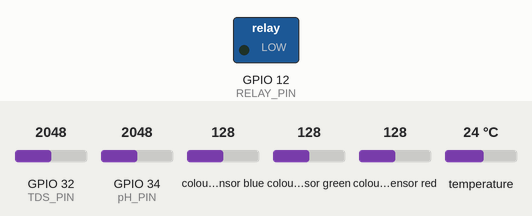
A sketch run on a simulated ESP32. On the bench: switched loads named in the sketch (green lamp = pin HIGH). The test bench sets the inputs (shaded band); at power-on: GPIO 32 (TDS_PIN) = 2048, GPIO 34 (pH_PIN) = 2048, colour sensor blue 128, colour sensor green 128, colour sensor red 128, temperature 24 °C. WiFi joins after 1.5 s; servers stay silent unless stated; what the sketch prints to the serial monitor is not drawn.

Above: at 2.1 s.
At 128.2 s:
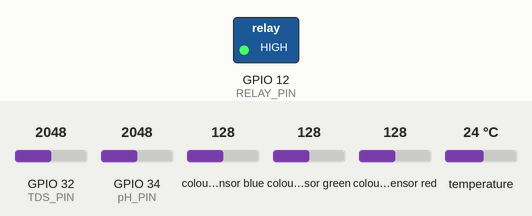
Timing chart, 0 to 129.7 s (numbered marks = the images above):
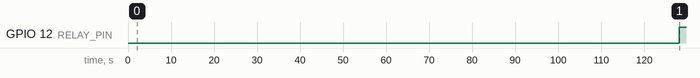

Measured:
- by itself, GPIO 12 (RELAY_PIN): LOW → HIGH at 128 s

The sketch:

hydroponic_sys.ino
```cpp
#include <Wire.h>
#include "Adafruit_TCS34725.h"
#include <OneWire.h>
#include <DallasTemperature.h>
#include <WiFi.h>  // Include the Wi-Fi library

// RGB sensor initialization
Adafruit_TCS34725 tcs = Adafruit_TCS34725(TCS34725_INTEGRATIONTIME_50MS, TCS34725_GAIN_1X);

// Define the pins for the TDS, pH, DS18B20 sensors, and Relay
#define TDS_PIN 32  // TDS sensor connected to GPIO 32
#define pH_PIN 34   // pH sensor connected to GPIO 34
#define RELAY_PIN 12  // Relay connected to GPIO 12
const int oneWireBus = 35; // DS18B20 temperature sensor connected to GPIO 35

// Setup a oneWire instance to communicate with any OneWire devices (DS18B20)
OneWire oneWire(oneWireBus);

// Pass our oneWire reference to Dallas Temperature sensor
DallasTemperature sensors(&oneWire);

// Timer variables for relay control
unsigned long previousMillis = 0;
const unsigned long interval = 120000;  // 2 minutes (120,000 ms)

// Calibration values for pH sensor (adjust based on your specific sensor)
float voltageOffset = 0.0;  // Adjust if your pH sensor has an offset
float pHScale = 3.5;        // Adjust the scaling factor if needed

// Initialize entry_id to count loops
int entry_id = 1;

// Wi-Fi Credentials
const char* ssid = "vjnhere";          // Replace with your Wi-Fi SSID
const char* password = "Vijayan004";  // Replace with your Wi-Fi password

// ThingSpeak Configuration
const char* server = "api.thingspeak.com";
const char* apiKey = "86A7WERB9IQ91N71"; // Replace with your ThingSpeak Write API Key

void setup() {
  Serial.begin(115200);

  // Initialize Wi-Fi connection
  WiFi.begin(ssid, password);
  while (WiFi.status() != WL_CONNECTED) {
    delay(1000);
    Serial.println("Connecting to WiFi...");
  }
  Serial.println("Connected to WiFi");

  // Initialize TCS34725 RGB sensor
  if (tcs.begin()) {
    Serial.println("Hydroponic System found");
  } else {
    Serial.println("No Hydroponic System found ... check your connections");
    while (1);
  }

  // Set the pin modes for the TDS, pH sensors, and relay
  pinMode(TDS_PIN, INPUT);
  pinMode(pH_PIN, INPUT);
  pinMode(RELAY_PIN, OUTPUT);

  // Start the DS18B20 temperature sensor
  sensors.begin();

  // Ensure the relay is initially off
  digitalWrite(RELAY_PIN, LOW);
}

void loop() {
  // Get the current time
  unsigned long currentMillis = millis();

  // Check if 2 minutes have passed to toggle the relay
  if (currentMillis - previousMillis >= interval) {
    // Toggle the relay
    if (digitalRead(RELAY_PIN) == LOW) {
      digitalWrite(RELAY_PIN, HIGH);  // Turn the relay on
      Serial.println("Relay OFF");
    } else {
      digitalWrite(RELAY_PIN, LOW);   // Turn the relay off
      Serial.println("Relay ON");
    }
    // Save the last toggle time
    previousMillis = currentMillis;
  }

  // RGB Sensor Readings
  uint16_t r, g, b, c;
  tcs.getRawData(&r, &g, &b, &c);

  uint32_t sum = r + g + b;
  float red, green, blue;

  if (sum > 0) {
    red = (r * 255.0) / sum;
    green = (g * 255.0) / sum;
    blue = (b * 255.0) / sum;
  } else {
    red = green = blue = 0;
  }

  // Calculate Color Temperature (in Kelvin) - simple average for demonstration
  float colorTemp = (red + green + blue) / 3.0;

  // TDS Sensor Reading
  int tdsValue = analogRead(TDS_PIN);

  // pH Sensor Reading
  int pHAnalogValue = analogRead(pH_PIN);
  float pHVoltage = (pHAnalogValue / 4095.0) * 3.3;
  float pHValue = (pHVoltage * pHScale) + voltageOffset;

  // DS18B20 Temperature Sensor Reading
  sensors.requestTemperatures();
  float temperatureC = sensors.getTempCByIndex(0);

  // Print all sensor values along with entry_id
  Serial.print("Entry ID: "); Serial.print(entry_id);
  Serial.print(", R: "); Serial.print(red);
  Serial.print(", G: "); Serial.print(green);
  Serial.print(", B: "); Serial.print(blue);
  Serial.print(", Clear: "); Serial.print(c);
  Serial.print(", Color Temp: "); Serial.print(colorTemp);
  Serial.print(", TDS Value: "); Serial.print(tdsValue);
  Serial.print(", pH Value: "); Serial.print(pHValue);
  Serial.print(", Temperature: "); Serial.print(temperatureC); Serial.println(" ºC");

  // Send data to ThingSpeak
  sendToThingSpeak(red, green, blue, tdsValue, pHValue, temperatureC, entry_id, c);

  // Increment the entry_id for the next loop
  entry_id++;

  delay(20000);  // Wait 20 seconds before the next reading
}

void sendToThingSpeak(float red, float green, float blue, int tdsValue, float pHValue, float temperatureC, int entry_id, float c) {
  WiFiClient client;
  if (client.connect(server, 80)) {
    String url = String("/update?api_key=") + apiKey
                + "&field1=" + String(red)
                + "&field2=" + String(green)
                + "&field3=" + String(blue)
                + "&field4=" + String(c)
                + "&field5=" + String(tdsValue)
                + "&field6=" + String(pHValue)
                + "&field7=" + String(temperatureC);

    // Send HTTP GET request
    client.print(String("GET ") + url + " HTTP/1.1\r\n" +
                 "Host: " + server + "\r\n" +
                 "Connection: close\r\n\r\n");
    Serial.println("Data sent to ThingSpeak");
  } else {
    Serial.println("Connection to ThingSpeak failed");
  }
  client.stop(); // Close the connection
}
```
